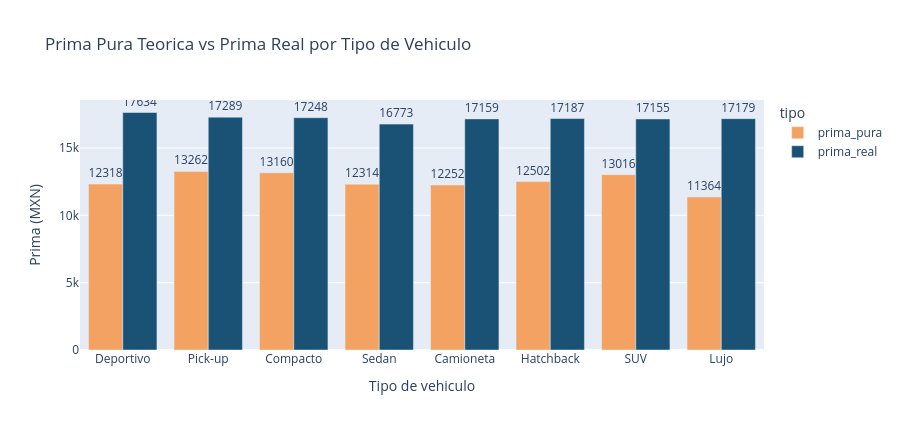

The code cell stored with this chart in its notebook:
### Code cell
# ── Visualizacion Fase 1: prima pura vs prima real por tipo ──────────────────
tabla_melt = tabla_f1.melt(
    id_vars='tipo_vehiculo',
    value_vars=['prima_pura', 'prima_real'],
    var_name='tipo', value_name='monto'
)

fig = px.bar(
    tabla_melt,
    x='tipo_vehiculo', y='monto', color='tipo',
    barmode='group',
    color_discrete_map={'prima_pura':'#F4A261', 'prima_real':'#1A5276'},
    title='Prima Pura Teorica vs Prima Real por Tipo de Vehiculo',
    labels={'monto':'Prima (MXN)', 'tipo_vehiculo':'Tipo de vehiculo'},
    text_auto='.0f',
)
fig.update_traces(textposition='outside')
fig.update_layout(height=430, uniformtext_minsize=9)
fig.show()

# Si la barra naranja (prima_pura) supera la azul (prima_real):
# el tipo esta sub-tarifado — se cobra menos de lo que el riesgo vale.

### Figure 1 — Plotly figure (JSON) as saved in the notebook; plotly's stock layout.template omitted (floating-point values rounded to 4 significant figures)
{"data": [{"alignmentgroup": "True", "hovertemplate": "tipo=prima_pura<br>Tipo de vehiculo=%{x}<br>Prima (MXN)=%{y}<extra></extra>", "legendgroup": "prima_pura", "marker": {"color": "#F4A261", "pattern": {"shape": ""}}, "name": "prima_pura", "offsetgroup": "prima_pura", "orientation": "v", "showlegend": true, "textposition": "outside", "texttemplate": "%{y:.0f}", "type": "bar", "x": ["Deportivo", "Pick-up", "Compacto", "Sedan", "Camioneta", "Hatchback", "SUV", "Lujo"], "xaxis": "x", "y": [12320.0, 13260.0, 13160.0, 12310.0, 12250.0, 12500.0, 13020.0, 11360.0], "yaxis": "y"}, {"alignmentgroup": "True", "hovertemplate": "tipo=prima_real<br>Tipo de vehiculo=%{x}<br>Prima (MXN)=%{y}<extra></extra>", "legendgroup": "prima_real", "marker": {"color": "#1A5276", "pattern": {"shape": ""}}, "name": "prima_real", "offsetgroup": "prima_real", "orientation": "v", "showlegend": true, "textposition": "outside", "texttemplate": "%{y:.0f}", "type": "bar", "x": ["Deportivo", "Pick-up", "Compacto", "Sedan", "Camioneta", "Hatchback", "SUV", "Lujo"], "xaxis": "x", "y": [17630.0, 17290.0, 17250.0, 16770.0, 17160.0, 17190.0, 17160.0, 17180.0], "yaxis": "y"}], "layout": {"barmode": "group", "height": 430, "legend": {"title": {"text": "tipo"}, "tracegroupgap": 0}, "title": {"text": "Prima Pura Teorica vs Prima Real por Tipo de Vehiculo"}, "uniformtext": {"minsize": 9}, "xaxis": {"anchor": "y", "domain": [0, 1], "title": {"text": "Tipo de vehiculo"}}, "yaxis": {"anchor": "x", "domain": [0, 1], "title": {"text": "Prima (MXN)"}}}}
